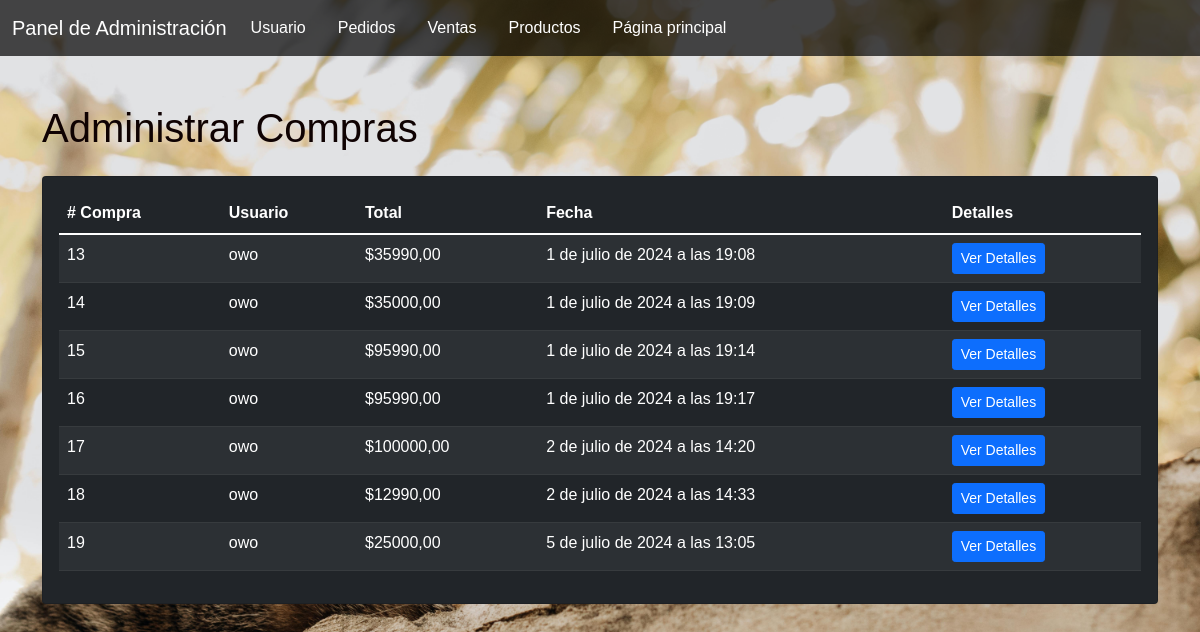
Page /adPedidos/ (signed in) on the committed database.
### aplicacion/models.py (models this page shows, shortened)
class Compra(models.Model):
    user = models.ForeignKey(User, on_delete=models.CASCADE)
    total = models.DecimalField(max_digits=10, decimal_places=2)
    created_at = models.DateTimeField(auto_now_add=True)

### aplicacion/views.py (the view)
# urls.py: path('adPedidos/',adPedidos,name='adPedidos'),
@login_required
@permission_required('aplicacion.add_permission')
def adPedidos(requets):
    compras = Compra.objects.all()
    return render(requets, 'aplicacion/adPedidos.html', {'compras': compras})

### aplicacion/templates/aplicacion/adPedidos.html (shortened to what this page needs)
{% load static %}
<!DOCTYPE html>
<html lang="en">
<head>
  <link href="https://cdnjs.cloudflare.com/ajax/libs/bootstrap/5.1.3/css/bootstrap.min.css" rel="stylesheet">
</head>
<body>
  <nav class="navbar navbar-expand-lg navbar-dark navbar-custom">
    <div class="container-fluid">
      <a class="navbar-brand" href="#">Panel de Administración</a>
      <div class="collapse navbar-collapse" id="navbarNav">
        <ul class="navbar-nav">
          <li class="nav-item">
            <a class="nav-link" href="{% url 'adUsuario' %}">Usuario</a>
        </li>
        <li class="nav-item">
            <a class="nav-link" href="{% url 'adPedidos' %}">Pedidos</a>
        </li>
        <li class="nav-item">
            <a class="nav-link" href="{% url 'adVentas' %}">Ventas</a>
        </li>
        <li class="nav-item">
          <a class="nav-link" href="{% url 'adProductos' %}">Productos</a>
      </li>
        <li class="nav-item">
            <a class="nav-link" href="{% url 'menu' %}">Página principal</a>
        </li>
        </ul>
      </div>
    </div>
  </nav>
  <div class="container mt-5">
    <h1 class="mb-4">Administrar Compras</h1>
    <div class="card bg-dark text-white">
      <div class="card-body">
        <div class="table-responsive">
          <table class="table table-striped table-dark">
            <thead>
              <tr>
                <th scope="col"># Compra</th>
                <th scope="col">Usuario</th>
                <th scope="col">Total</th>
                <th scope="col">Fecha</th>
                <th scope="col">Detalles</th>
              </tr>
            </thead>
            <tbody>
              {% for compra in compras %}
                <tr>
                  <td>{{ compra.id }}</td>
                  <td>{{ compra.user.username }}</td>
                  <td>${{ compra.total }}</td>
                  <td>{{ compra.created_at }}</td>
                  <td>
                    <button class="btn btn-sm btn-primary" type="button" data-bs-toggle="collapse" data-bs-target="#compraDetails{{ compra.id }}" aria-expanded="false" aria-controls="compraDetails{{ compra.id }}">
                      Ver Detalles
                    </button>
                  </td>
                </tr>
              {% empty %}
                <tr>
                  <td colspan="5" class="text-center">No hay compras registradas.</td>
                </tr>
              {% endfor %}
            </tbody>
          </table>
        </div>
      </div>
    </div>
  </div>
</body>
</html>

### rows in the picture
Compra: id "13", user.username "owo", total "35990,00", created_at "1 de julio de 2024 a las 19:08"
Compra: id "14", user.username "owo", total "35000,00", created_at "1 de julio de 2024 a las 19:09"
Compra: id "15", user.username "owo", total "95990,00", created_at "1 de julio de 2024 a las 19:14"
Compra: id "16", user.username "owo", total "95990,00", created_at "1 de julio de 2024 a las 19:17"
Compra: id "17", user.username "owo", total "100000,00", created_at "2 de julio de 2024 a las 14:20"
Compra: id "18", user.username "owo", total "12990,00", created_at "2 de julio de 2024 a las 14:33"
Compra: id "19", user.username "owo", total "25000,00", created_at "5 de julio de 2024 a las 13:05"
